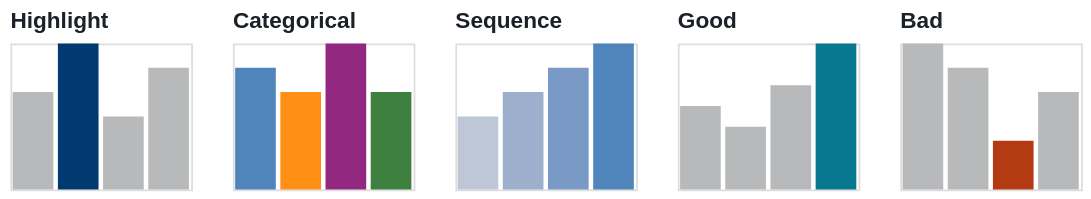

Specify this chart in Vega-Lite:
### Vega-Lite specification from a JSON file in a GitHub repository (floating-point values rounded to 4 significant figures)
{"$schema": "https://vega.github.io/schema/vega-lite/v5.json", "description": "A row of five small stylized bar charts, one per NCDPI color job. Highlight: grey bars with one navy bar standing out. Categorical: four bars each a different brand category color. Sequence: four bars in an ordered light-to-dark blue ramp. Good: grey bars with the best value in teal. Bad: grey bars with the worst value in rust. The graphic shows which palette to reach for, not real data.", "usermeta": {"decorative": true}, "hconcat": [{"title": {"text": "Highlight", "fontSize": 13, "fontWeight": 600, "color": "#1A2128", "anchor": "start", "offset": 6}, "width": 104, "height": 84, "data": {"values": [{"c": "a", "v": 4, "color": "#B7B9BB"}, {"c": "b", "v": 6, "color": "#003A70"}, {"c": "c", "v": 3, "color": "#B7B9BB"}, {"c": "d", "v": 5, "color": "#B7B9BB"}]}, "mark": "bar", "encoding": {"x": {"field": "c", "type": "ordinal", "axis": null}, "y": {"field": "v", "type": "quantitative", "axis": null}, "color": {"field": "color", "type": "nominal", "scale": null, "legend": null}}}, {"title": {"text": "Categorical", "fontSize": 13, "fontWeight": 600, "color": "#1A2128", "anchor": "start", "offset": 6}, "width": 104, "height": 84, "data": {"values": [{"c": "a", "v": 5, "color": "#5085BC"}, {"c": "b", "v": 4, "color": "#FF9015"}, {"c": "c", "v": 6, "color": "#922880"}, {"c": "d", "v": 4, "color": "#3D803F"}]}, "mark": "bar", "encoding": {"x": {"field": "c", "type": "ordinal", "axis": null}, "y": {"field": "v", "type": "quantitative", "axis": null}, "color": {"field": "color", "type": "nominal", "scale": null, "legend": null}}}, {"title": {"text": "Sequence", "fontSize": 13, "fontWeight": 600, "color": "#1A2128", "anchor": "start", "offset": 6}, "width": 104, "height": 84, "data": {"values": [{"c": "a", "v": 3, "color": "#BDC7D6"}, {"c": "b", "v": 4, "color": "#9CB0CD"}, {"c": "c", "v": 5, "color": "#799AC5"}, {"c": "d", "v": 6, "color": "#5085BC"}]}, "mark": "bar", "encoding": {"x": {"field": "c", "type": "ordinal", "axis": null}, "y": {"field": "v", "type": "quantitative", "axis": null}, "color": {"field": "color", "type": "nominal", "scale": null, "legend": null}}}, {"title": {"text": "Good", "fontSize": 13, "fontWeight": 600, "color": "#1A2128", "anchor": "start", "offset": 6}, "width": 104, "height": 84, "data": {"values": [{"c": "a", "v": 4, "color": "#B7B9BB"}, {"c": "b", "v": 3, "color": "#B7B9BB"}, {"c": "c", "v": 5, "color": "#B7B9BB"}, {"c": "d", "v": 7, "color": "#077890"}]}, "mark": "bar", "encoding": {"x": {"field": "c", "type": "ordinal", "axis": null}, "y": {"field": "v", "type": "quantitative", "axis": null}, "color": {"field": "color", "type": "nominal", "scale": null, "legend": null}}}, {"title": {"text": "Bad", "fontSize": 13, "fontWeight": 600, "color": "#1A2128", "anchor": "start", "offset": 6}, "width": 104, "height": 84, "data": {"values": [{"c": "a", "v": 6, "color": "#B7B9BB"}, {"c": "b", "v": 5, "color": "#B7B9BB"}, {"c": "c", "v": 2, "color": "#B33A12"}, {"c": "d", "v": 4, "color": "#B7B9BB"}]}, "mark": "bar", "encoding": {"x": {"field": "c", "type": "ordinal", "axis": null}, "y": {"field": "v", "type": "quantitative", "axis": null}, "color": {"field": "color", "type": "nominal", "scale": null, "legend": null}}}], "spacing": 22}
